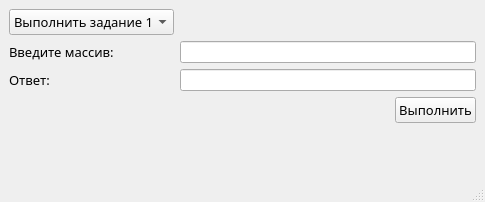
<?xml version="1.0" encoding="UTF-8"?>
<ui version="4.0">
 <class>MainWindow</class>
 <widget class="QMainWindow" name="MainWindow">
  <property name="geometry">
   <rect>
    <x>0</x>
    <y>0</y>
    <width>485</width>
    <height>202</height>
   </rect>
  </property>
  <property name="windowTitle">
   <string>MainWindow</string>
  </property>
  <widget class="QWidget" name="centralwidget">
   <layout class="QGridLayout" name="gridLayout">
    <item row="2" column="0">
     <widget class="QLabel" name="label_ans">
      <property name="font">
       <font>
        <family>Bahnschrift Light SemiCondensed</family>
        <pointsize>10</pointsize>
       </font>
      </property>
      <property name="text">
       <string>Ответ:</string>
      </property>
     </widget>
    </item>
    <item row="3" column="3">
     <spacer name="horizontalSpacer">
      <property name="orientation">
       <enum>Qt::Horizontal</enum>
      </property>
      <property name="sizeHint" stdset="0">
       <size>
        <width>40</width>
        <height>20</height>
       </size>
      </property>
     </spacer>
    </item>
    <item row="1" column="1" colspan="4">
     <widget class="QLineEdit" name="input"/>
    </item>
    <item row="0" column="0">
     <widget class="QComboBox" name="chooseBox">
      <property name="minimumSize">
       <size>
        <width>157</width>
        <height>0</height>
       </size>
      </property>
      <property name="font">
       <font>
        <family>Bahnschrift Light SemiCondensed</family>
        <pointsize>10</pointsize>
       </font>
      </property>
      <item>
       <property name="text">
        <string>Выполнить задание 1</string>
       </property>
      </item>
      <item>
       <property name="text">
        <string>Выполнить задание 2</string>
       </property>
      </item>
     </widget>
    </item>
    <item row="4" column="0" colspan="5">
     <spacer name="verticalSpacer">
      <property name="orientation">
       <enum>Qt::Vertical</enum>
      </property>
      <property name="sizeHint" stdset="0">
       <size>
        <width>20</width>
        <height>40</height>
       </size>
      </property>
     </spacer>
    </item>
    <item row="2" column="1" colspan="4">
     <widget class="QLineEdit" name="answer"/>
    </item>
    <item row="1" column="0">
     <widget class="QLabel" name="label_input">
      <property name="font">
       <font>
        <family>Bahnschrift Light SemiCondensed</family>
        <pointsize>10</pointsize>
       </font>
      </property>
      <property name="text">
       <string>Введите массив:</string>
      </property>
     </widget>
    </item>
    <item row="3" column="4">
     <widget class="QPushButton" name="button">
      <property name="font">
       <font>
        <family>Bahnschrift Light SemiCondensed</family>
        <pointsize>10</pointsize>
       </font>
      </property>
      <property name="text">
       <string>Выполнить</string>
      </property>
     </widget>
    </item>
   </layout>
  </widget>
  <widget class="QMenuBar" name="menubar">
   <property name="geometry">
    <rect>
     <x>0</x>
     <y>0</y>
     <width>485</width>
     <height>26</height>
    </rect>
   </property>
  </widget>
  <widget class="QStatusBar" name="statusbar"/>
 </widget>
 <resources/>
 <connections/>
</ui>
